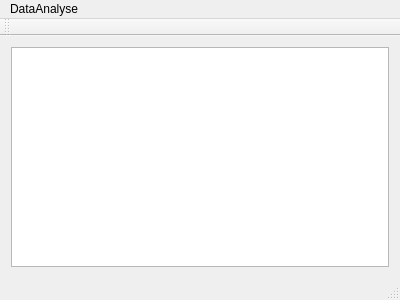
<?xml version="1.0" encoding="UTF-8"?>
<ui version="4.0">
 <class>MainWindow</class>
 <widget class="QMainWindow" name="MainWindow">
  <property name="geometry">
   <rect>
    <x>0</x>
    <y>0</y>
    <width>400</width>
    <height>300</height>
   </rect>
  </property>
  <property name="windowTitle">
   <string>MainWindow</string>
  </property>
  <widget class="QWidget" name="centralWidget">
   <layout class="QVBoxLayout" name="verticalLayout">
    <item>
     <widget class="QTextBrowser" name="textBrowser"/>
    </item>
   </layout>
  </widget>
  <widget class="QMenuBar" name="menuBar">
   <property name="geometry">
    <rect>
     <x>0</x>
     <y>0</y>
     <width>400</width>
     <height>20</height>
    </rect>
   </property>
   <widget class="QMenu" name="menu">
    <property name="title">
     <string>DataAnalyse</string>
    </property>
    <widget class="QMenu" name="menuPixel">
     <property name="title">
      <string>Pixel</string>
     </property>
     <addaction name="actionYuv420_split"/>
     <addaction name="actionYuv444_split"/>
     <addaction name="actionYuv420_gray"/>
     <addaction name="actionYuv420_halfy"/>
     <addaction name="actionYuv420_border"/>
     <addaction name="actionYuv420_graybar"/>
     <addaction name="actionYuv420_psnr"/>
     <addaction name="separator"/>
     <addaction name="actionRgb24_split"/>
     <addaction name="actionRgb24_to_bmp"/>
     <addaction name="actionRgb24_to_yuv420"/>
     <addaction name="actionRgb24_colorbar"/>
    </widget>
    <widget class="QMenu" name="menuPCM">
     <property name="title">
      <string>PCM</string>
     </property>
     <addaction name="actionPcm16le_split"/>
     <addaction name="actionPcm16le_halfvolumeleft"/>
     <addaction name="actionPcm16le_doublespeed"/>
     <addaction name="actionPcm16le_to_pcm8"/>
     <addaction name="actionPcm16le_cut_singlechannel"/>
     <addaction name="actionPcm16le_to_wave"/>
    </widget>
    <widget class="QMenu" name="menuH264">
     <property name="title">
      <string>H264</string>
     </property>
     <addaction name="actionH264_parser"/>
    </widget>
    <addaction name="menuPixel"/>
    <addaction name="menuPCM"/>
    <addaction name="menuH264"/>
    <addaction name="actionAAC"/>
    <addaction name="actionFLV"/>
    <addaction name="actionUDP_RTP"/>
   </widget>
   <addaction name="menu"/>
  </widget>
  <widget class="QStatusBar" name="statusBar"/>
  <widget class="QToolBar" name="mainToolBar">
   <attribute name="toolBarArea">
    <enum>TopToolBarArea</enum>
   </attribute>
   <attribute name="toolBarBreak">
    <bool>false</bool>
   </attribute>
  </widget>
  <action name="actionAAC">
   <property name="text">
    <string>AAC</string>
   </property>
  </action>
  <action name="actionFLV">
   <property name="text">
    <string>FLV</string>
   </property>
  </action>
  <action name="actionUDP_RTP">
   <property name="text">
    <string>UDP-RTP</string>
   </property>
  </action>
  <action name="actionYuv420_split">
   <property name="text">
    <string>yuv420_split</string>
   </property>
  </action>
  <action name="actionYuv444_split">
   <property name="text">
    <string>yuv444_split</string>
   </property>
  </action>
  <action name="actionYuv420_gray">
   <property name="text">
    <string>yuv420_gray</string>
   </property>
  </action>
  <action name="actionYuv420_halfy">
   <property name="text">
    <string>yuv420_halfy</string>
   </property>
  </action>
  <action name="actionYuv420_border">
   <property name="text">
    <string>yuv420_border</string>
   </property>
  </action>
  <action name="actionYuv420_graybar">
   <property name="text">
    <string>yuv420_graybar</string>
   </property>
  </action>
  <action name="actionYuv420_psnr">
   <property name="text">
    <string>yuv420_psnr</string>
   </property>
  </action>
  <action name="actionRgb24_split">
   <property name="text">
    <string>rgb24_split</string>
   </property>
  </action>
  <action name="actionRgb24_to_bmp">
   <property name="text">
    <string>rgb24_to_bmp</string>
   </property>
  </action>
  <action name="actionRgb24_to_yuv420">
   <property name="text">
    <string>rgb24_to_yuv420</string>
   </property>
  </action>
  <action name="actionRgb24_colorbar">
   <property name="text">
    <string>rgb24_colorbar</string>
   </property>
  </action>
  <action name="actionPcm16le_split">
   <property name="text">
    <string>pcm16le_split</string>
   </property>
  </action>
  <action name="actionPcm16le_halfvolumeleft">
   <property name="text">
    <string>pcm16le_halfvolumeleft</string>
   </property>
  </action>
  <action name="actionPcm16le_doublespeed">
   <property name="text">
    <string>pcm16le_doublespeed</string>
   </property>
  </action>
  <action name="actionPcm16le_to_pcm8">
   <property name="text">
    <string>pcm16le_to_pcm8</string>
   </property>
  </action>
  <action name="actionPcm16le_cut_singlechannel">
   <property name="text">
    <string>pcm16le_cut_singlechannel</string>
   </property>
  </action>
  <action name="actionPcm16le_to_wave">
   <property name="text">
    <string>pcm16le_to_wave</string>
   </property>
  </action>
  <action name="actionH264_parser">
   <property name="text">
    <string>h264_parser</string>
   </property>
  </action>
 </widget>
 <layoutdefault spacing="6" margin="11"/>
 <resources/>
 <connections/>
</ui>
